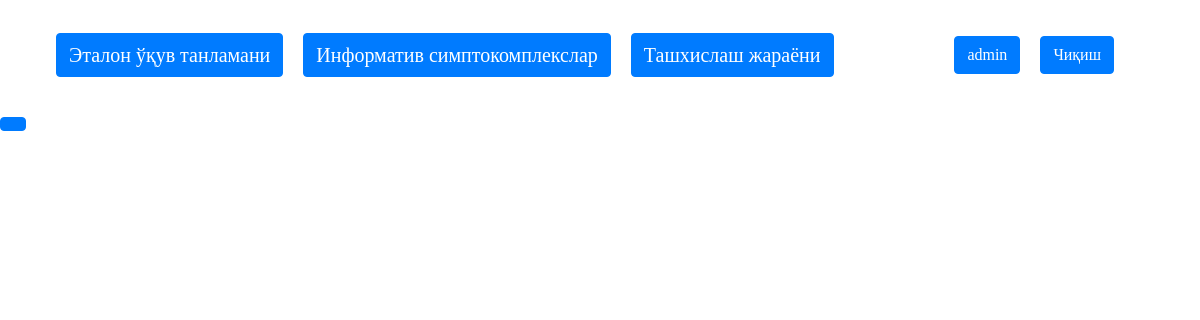
Before: /sinflashtirish/ (signed in) with the older database file.
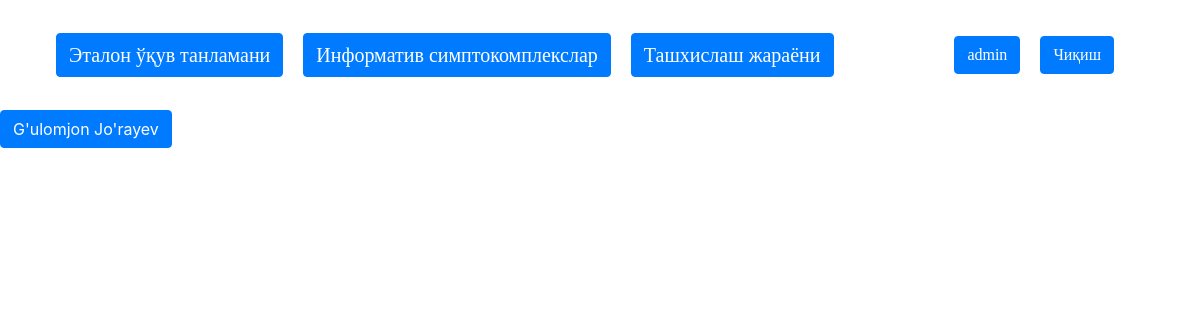
After: the same page with the newer database file.
### Clinic/models.py (models this page shows, shortened)
class Patient(models.Model):
    normallash = models.ForeignKey(Normallash, on_delete=models.SET_NULL, null=True, blank=True)
    pat_doctor = models.ForeignKey(CustomUser, on_delete=models.SET_NULL, null=True, blank=True)
    nolbir  = models.ForeignKey(Nolbir, on_delete=models.SET_NULL, null=True, blank=True)
    last_name = models.CharField(max_length=255, null=True, blank=True)
    first_name = models.CharField(max_length=125, null=True, blank=True)
    middle_name = models.CharField(max_length=125, null=True, blank=True)
    birthday = models.DateField(null=True, blank=True)
    home_phone = models.CharField(max_length=25, null=True, blank=True)
    work_phone = models.CharField(max_length=25, null=True, blank=True)
    region = models.CharField(max_length=125, null=True, blank=True)
    city = models.CharField(max_length=100, null=True, blank=True)
    adress = models.CharField(max_length=255, null=True, blank=True)
    gen = models.CharField(max_length=25, null=True, blank=True)
    work_place = models.CharField(max_length=125, null=True, blank=True)
    created_data = models.DateTimeField(auto_now_add=True)
    status = models.CharField(max_length=35, null=True, blank=True)
    program_diagnos = models.CharField(max_length=255, null=True, blank=True)
    doctor_diagnos = models.CharField(max_length=255, null=True, blank=True)
    doctor = models.CharField(max_length=225, null=True, blank=True)
    partboss = models.CharField(max_length=225, null=True, blank=True)
    maindoctor = models.CharField(max_length=225, null=True, blank=True)
    document = models.FileField(upload_to='docx', null=True, blank=True)
    x1 = models.FloatField(null=True, blank=True)
    x2 = models.FloatField(null=True, blank=True)
    x3 = models.FloatField(null=True, blank=True)
    x4 = models.FloatField(null=True, blank=True)
    x5 = models.FloatField(null=True, blank=True)
    x6 = models.FloatField(null=True, blank=True)
    x7 = models.FloatField(null=True, blank=True)
    x8 = models.FloatField(null=True, blank=True)
    x9 = models.FloatField(null=True, blank=True)
    x10 = models.FloatField(null=True, blank=True)
    x11 = models.FloatField(null=True, blank=True)
    x12 = models.FloatField(null=True, blank=True)
    x13 = models.FloatField(null=True, blank=True)
    x14 = models.FloatField(null=True, blank=True)
    x15 = models.FloatField(null=True, blank=True)
    x16 = models.FloatField(null=True, blank=True)
    x17 = models.FloatField(null=True, blank=True)
    x18 = models.FloatField(null=True, blank=True)
    x19 = models.FloatField(null=True, blank=True)
    x20 = models.FloatField(null=True, blank=True)
    x21 = models.FloatField(null=True, blank=True)
    x22 = models.FloatField(null=True, blank=True)
    x23 = models.FloatField(null=True, blank=True)
    x24 = models.FloatField(null=True, blank=True)
    x25 = models.FloatField(null=True, blank=True)
    x26 = models.FloatField(null=True, blank=True)
    x27 = models.FloatField(null=True, blank=True)
    x28 = models.FloatField(null=True, blank=True)
    x29 = models.FloatField(null=True, blank=True)
    x30 = models.FloatField(null=True, blank=True)
    x31 = models.FloatField(null=True, blank=True)
    x32 = models.FloatField(null=True, blank=True)
    x33 = models.FloatField(null=True, blank=True)
    x34 = models.FloatField(null=True, blank=True)
    x35 = models.FloatField(null=True, blank=True)
    x36 = models.FloatField(null=True, blank=True)
    x37 = models.FloatField(null=True, blank=True)
    x38 = models.FloatField(null=True, blank=True)
    x39 = models.FloatField(null=True, blank=True)
    x40 = models.FloatField(null=True, blank=True)
    x41 = models.FloatField(null=True, blank=True)
    x42 = models.FloatField(null=True, blank=True)
    x43 = models.FloatField(null=True, blank=True)
    x44 = models.FloatField(null=True, blank=True)
    x45 = models.FloatField(null=True, blank=True)
    x46 = models.FloatField(null=True, blank=True)
    x47 = models.FloatField(null=True, blank=True)
    x48 = models.FloatField(null=True, blank=True)
    x49 = models.FloatField(null=True, blank=True)
    x50 = models.FloatField(null=True, blank=True)
    x51 = models.FloatField(null=True, blank=True)
    x52 = models.FloatField(null=True, blank=True)
    x53 = models.FloatField(null=True, blank=True)
    x54 = models.FloatField(null=True, blank=True)
    x55 = models.FloatField(null=True, blank=True)
    x56 = models.FloatField(null=True, blank=True)
    x57 = models.FloatField(null=True, blank=True)
    x58 = models.FloatField(null=True, blank=True)
    x59 = models.FloatField(null=True, blank=True)
    x60 = models.FloatField(null=True, blank=True)
    x61 = models.FloatField(null=True, blank=True)
    x62 = models.FloatField(null=True, blank=True)
    x63 = models.FloatField(null=True, blank=True)
    x64 = models.FloatField(null=True, blank=True)
    x65 = models.FloatField(null=True, blank=True)
    x66 = models.FloatField(null=True, blank=True)
    x67 = models.FloatField(null=True, blank=True)
    x68 = models.FloatField(null=True, blank=True)
    x69 = models.FloatField(null=True, blank=True)
    x70 = models.FloatField(null=True, blank=True)
    x71 = models.FloatField(null=True, blank=True)
    x72 = models.FloatField(null=True, blank=True)
    x73 = models.FloatField(null=True, blank=True)
    x74 = models.FloatField(null=True, blank=True)
    x75 = models.FloatField(null=True, blank=True)
    x76 = models.FloatField(null=True, blank=True)
    x77 = models.FloatField(null=True, blank=True)
    x78 = models.FloatField(null=True, blank=True)
    x79 = models.FloatField(null=True, blank=True)
    x80 = models.FloatField(null=True, blank=True)
    x81 = models.FloatField(null=True, blank=True)
    x82 = models.FloatField(null=True, blank=True)
    x83 = models.FloatField(null=True, blank=True)
    x84 = models.FloatField(null=True, blank=True)
    x85 = models.FloatField(null=True, blank=True)
    x86 = models.FloatField(null=True, blank=True)
    x87 = models.FloatField(null=True, blank=True)
    x88 = models.FloatField(null=True, blank=True)
    x89 = models.FloatField(null=True, blank=True)

### Clinic/views.py (the view)
# urls.py: path('sinflashtirish/', sinfview, name='sinfview'),
@admins_only
def sinfview(request):
    if request.method == 'POST':
        patient_id = json.loads(request.body)
        patient_id = patient_id['patient_id']
        data = sinflashtirish(patient_id)
        return JsonResponse({'data': data})
    patient = Patient.objects.filter(status='done').last()
    context = {
        'patients': patient
    }
    return render(request, 'sinflashtirish.html', context)

### Clinic/views.py (called while the page is built)
def admins_only(function):
    @wraps(function)
    def wrap(request, *args, **kwargs):
        profile = request.user
        if profile.status == 'admin':
            return function(request, *args, **kwargs)
        else:
            return redirect('main')
    return wrap

### templates/sinflashtirish.html (shortened to what this page needs)
{% extends 'extend.html' %}
{% block nodir %}
    <button class="btn btn-primary text-black" onclick="render_class_sinflashtir({{ patients.id }})">{{ patients.last_name }} {{ patients.first_name }}</button>
{% endblock %}

Changed rows visible on the page:
added Patient: last_name "G'ulomjon", first_name "Jo'rayev"
